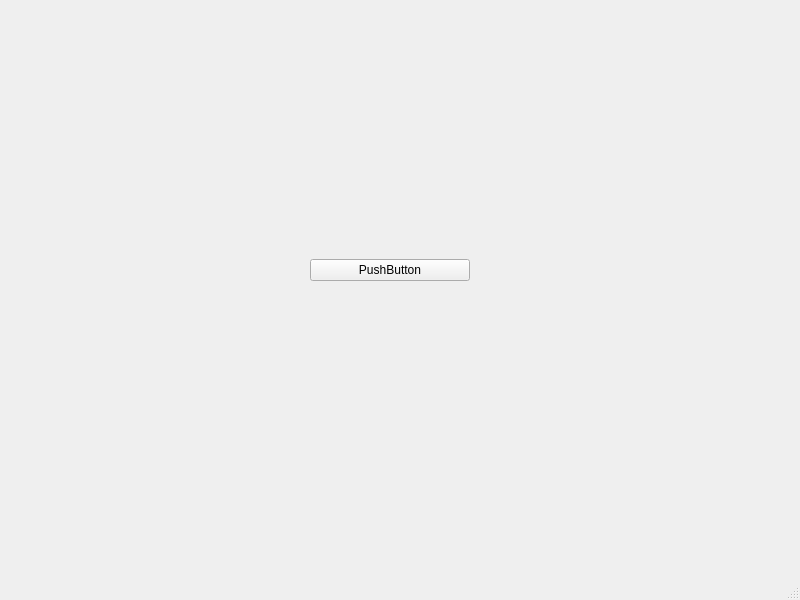
<?xml version="1.0" encoding="UTF-8"?>
<ui version="4.0">
 <class>MainWindow</class>
 <widget class="QMainWindow" name="MainWindow">
  <property name="geometry">
   <rect>
    <x>0</x>
    <y>0</y>
    <width>800</width>
    <height>600</height>
   </rect>
  </property>
  <property name="windowTitle">
   <string>MainWindow</string>
  </property>
  <widget class="QWidget" name="centralwidget">
   <widget class="QWidget" name="verticalLayoutWidget">
    <property name="geometry">
     <rect>
      <x>310</x>
      <y>230</y>
      <width>160</width>
      <height>80</height>
     </rect>
    </property>
    <layout class="QVBoxLayout" name="verticalLayout">
     <item>
      <layout class="QHBoxLayout" name="horizontalLayout">
       <item>
        <widget class="QPushButton" name="btn">
         <property name="text">
          <string>PushButton</string>
         </property>
        </widget>
       </item>
      </layout>
     </item>
    </layout>
   </widget>
  </widget>
  <widget class="QMenuBar" name="menubar">
   <property name="geometry">
    <rect>
     <x>0</x>
     <y>0</y>
     <width>800</width>
     <height>21</height>
    </rect>
   </property>
  </widget>
  <widget class="QStatusBar" name="statusbar"/>
 </widget>
 <resources/>
 <connections/>
</ui>
